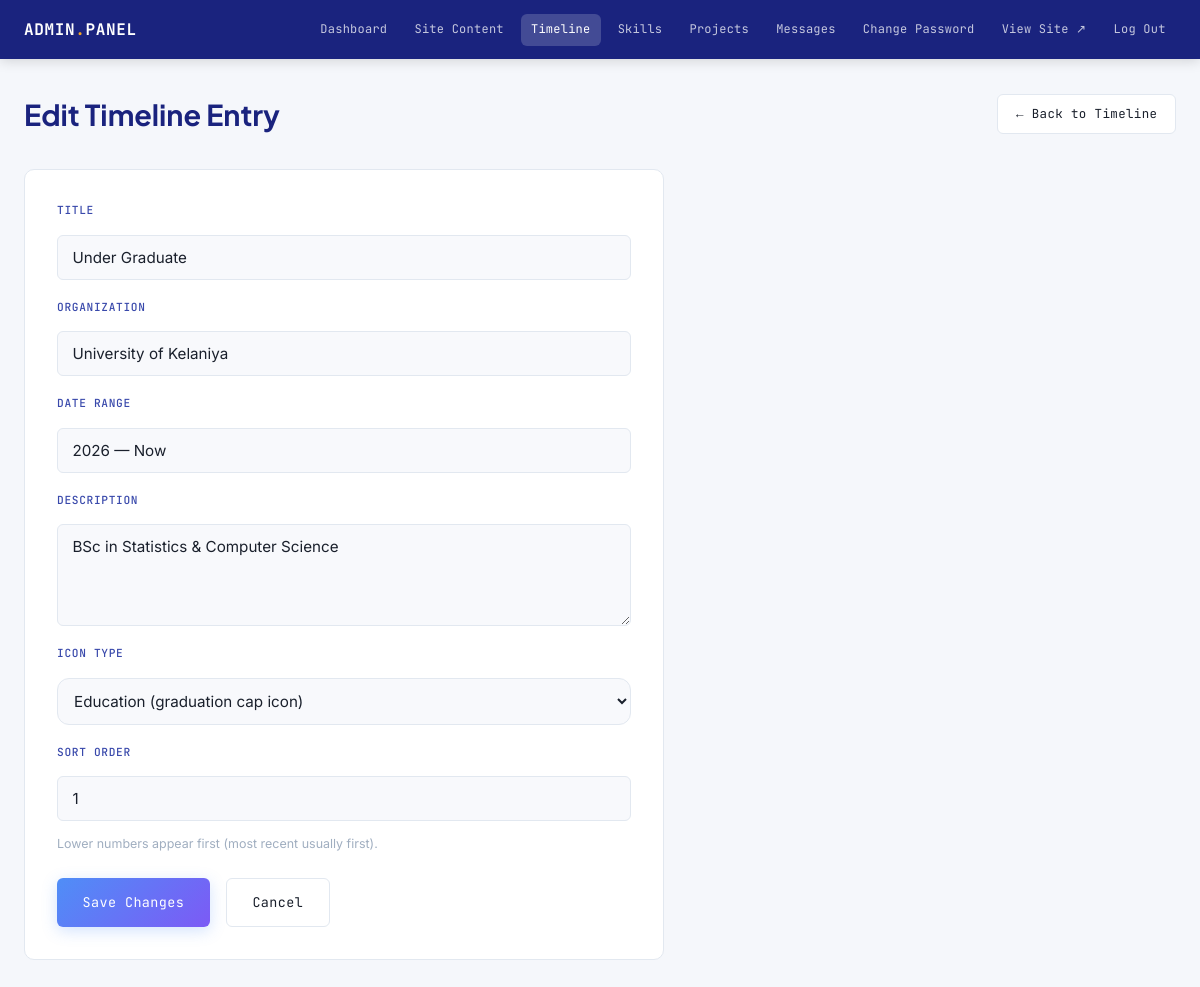
Screenshot of /php/admin/timeline-edit.php?id=1 (signed in) with the database file from the repository.
### tables this page shows
CREATE TABLE IF NOT EXISTS timeline_items (
  id INT AUTO_INCREMENT PRIMARY KEY,
  title VARCHAR(150) NOT NULL,
  organization VARCHAR(150) NOT NULL,
  date_range VARCHAR(100) NOT NULL,
  description TEXT NOT NULL,
  icon_type ENUM('work', 'education') NOT NULL DEFAULT 'work',
  sort_order INT DEFAULT 0,            
  created_at TIMESTAMP DEFAULT CURRENT_TIMESTAMP
);

### php/admin/auth.php (called while the page is built, shortened)
<?php
function e($value) {
    return htmlspecialchars((string) $value, ENT_QUOTES, 'UTF-8');
}

### php/admin/timeline-edit.php (the view, shortened to what this page needs)
<?php
require_once __DIR__ . '/auth.php';
$pdo = get_db_connection();
$id = isset($_GET['id']) ? (int) $_GET['id'] : null;
$isEdit = $id !== null;
$item = [
    'title' => '',
    'organization' => '',
    'date_range' => '',
    'description' => '',
    'icon_type' => 'work',
    'sort_order' => 0,
];
$errors = [];
if ($isEdit && $pdo !== null) {
    try {
        $stmt = $pdo->prepare('SELECT * FROM timeline_items WHERE id = :id');
        $stmt->execute([':id' => $id]);
        $existing = $stmt->fetch();
        if ($existing) {
            $item = $existing;
        } else {
            $errors[] = 'Timeline entry not found.';
            $isEdit = false;
            $id = null;
        }
    } catch (PDOException $e) {
        $errors[] = 'Could not load timeline entry.';
    }
}
include __DIR__ . '/_header.php';
?>
<div class="admin-heading">
  <h1><?php echo $isEdit ? 'Edit Timeline Entry' : 'Add Timeline Entry'; ?></h1>
  <a href="timeline.php" class="btn btn-outline btn-sm">← Back to Timeline</a>
</div>
<form method="post" class="admin-form">
  <div class="form-group">
    <label for="title">Title</label>
    <input type="text" id="title" name="title" value="<?php echo e($item['title']); ?>" placeholder="e.g. Under Graduate" required>
  </div>
  <div class="form-group">
    <label for="organization">Organization</label>
    <input type="text" id="organization" name="organization" value="<?php echo e($item['organization']); ?>" placeholder="e.g. University of Kelaniya" required>
  </div>
  <div class="form-group">
    <label for="date_range">Date Range</label>
    <input type="text" id="date_range" name="date_range" value="<?php echo e($item['date_range']); ?>" placeholder="e.g. 2024 — Present" required>
  </div>
  <div class="form-group">
    <label for="description">Description</label>
    <textarea id="description" name="description" rows="4" required><?php echo e($item['description']); ?></textarea>
  </div>
  <div class="form-group">
    <label for="icon_type">Icon Type</label>
    <select id="icon_type" name="icon_type" style="width:100%;padding:0.75rem;border:1px solid var(--line);border-radius:var(--radius);background:var(--paper);font-family:var(--font-body);font-size:0.95rem;">
      <option value="education" <?php echo $item['icon_type'] === 'education' ? 'selected' : ''; ?>>Education (graduation cap icon)</option>
    </select>
  </div>
  <div class="form-group">
    <label for="sort_order">Sort Order</label>
    <input type="number" id="sort_order" name="sort_order" value="<?php echo e($item['sort_order']); ?>">
    <p class="hint">Lower numbers appear first (most recent usually first).</p>
  </div>
  <div class="form-actions">
    <button type="submit" class="btn btn-primary"><?php echo $isEdit ? 'Save Changes' : 'Create Entry'; ?></button>
    <a href="timeline.php" class="btn btn-outline">Cancel</a>
  </div>
</form>
<?php include __DIR__ . '/_footer.php'; ?>

### css/style.css (style rules this page uses)
:root { --bg: #0a0e1a; --bg-alt: #0d1526; --surface: rgba(255, 255, 255, 0.045); --surface-solid: #111827; --glass: rgba(255, 255, 255, 0.06); --glass-border: rgba(255, 255, 255, 0.12); --ink: #f0f4ff; --ink-soft: #8b9cc8; --ink-muted: #4e5d7a; --blue: #4f8ef7; --blue-glow: rgba(79, 142, 247, 0.35); --indigo: #7c5af5; --indigo-glow: rgba(124, 90, 245, 0.30); --amber: #f5a623; --amber-glow: rgba(245, 166, 35, 0.25); --amber-soft: rgba(245, 166, 35, 0.12); --emerald: #10b981; --rose: #f43f5e; --grad-hero: linear-gradient(135deg, #0a0e1a 0%, #0d1a38 50%, #0a0e1a 100%); --grad-blue: linear-gradient(135deg, #4f8ef7, #7c5af5); --grad-amber: linear-gradient(135deg, #f5a623, #f87171); --grad-text: linear-gradient(135deg, #f0f4ff 0%, #7c5af5 50%, #4f8ef7 100%); --font-display: 'Plus Jakarta Sans', 'Space Grotesk', sans-serif; --font-body: 'Inter', sans-serif; --font-mono: 'JetBrains Mono', monospace; --radius-sm: 6px; --radius: 12px; --radius-lg: 20px; --max-width: 1100px; --section-pad: 7rem; --shadow-card: 0 8px 32px rgba(0, 0, 0, 0.4); --shadow-glow: 0 0 30px rgba(79, 142, 247, 0.2); }
*, *::before, *::after { margin: 0; padding: 0; box-sizing: border-box; }
html { scroll-behavior: smooth; }
body { font-family: var(--font-body); background: var(--bg); color: var(--ink); line-height: 1.65; font-size: 16px; overflow-x: hidden; transition: background 0.3s ease, color 0.3s ease; }
a { color: inherit; text-decoration: none; }
button { font-family: inherit; cursor: pointer; border: none; background: none; }
.btn { font-family: var(--font-mono); font-size: 0.84rem; padding: 0.9rem 1.8rem; border-radius: var(--radius-sm); letter-spacing: 0.03em; display: inline-flex; align-items: center; gap: 0.6rem; transition: all 0.25s cubic-bezier(.16,1,.3,1); position: relative; overflow: hidden; }
.btn-primary { background: var(--grad-blue); color: #fff; box-shadow: 0 4px 20px var(--blue-glow); }
.btn-outline { border: 1.5px solid var(--glass-border); color: var(--ink); background: var(--glass); backdrop-filter: blur(10px); }
.form-group { display: flex; flex-direction: column; gap: 0.5rem; }
.form-group label { font-family: var(--font-mono); font-size: 0.7rem; text-transform: uppercase; letter-spacing: 0.08em; color: var(--blue); }
.form-group input, .form-group textarea { font-family: var(--font-body); font-size: 0.95rem; padding: 0.85rem 1rem; border: 1px solid var(--glass-border); border-radius: var(--radius-sm); background: rgba(255,255,255,0.04); color: var(--ink); resize: vertical; transition: border-color 0.2s ease, box-shadow 0.2s ease; }
.form-group input::placeholder, .form-group textarea::placeholder { color: var(--ink-muted); }

### rows the page displays
timeline_items: title "Under Graduate", organization "University of Kelaniya", date_range "2026 — Now", description "BSc in Statistics & Computer Science", icon_type "Education (graduation cap icon)", sort_order "1"
